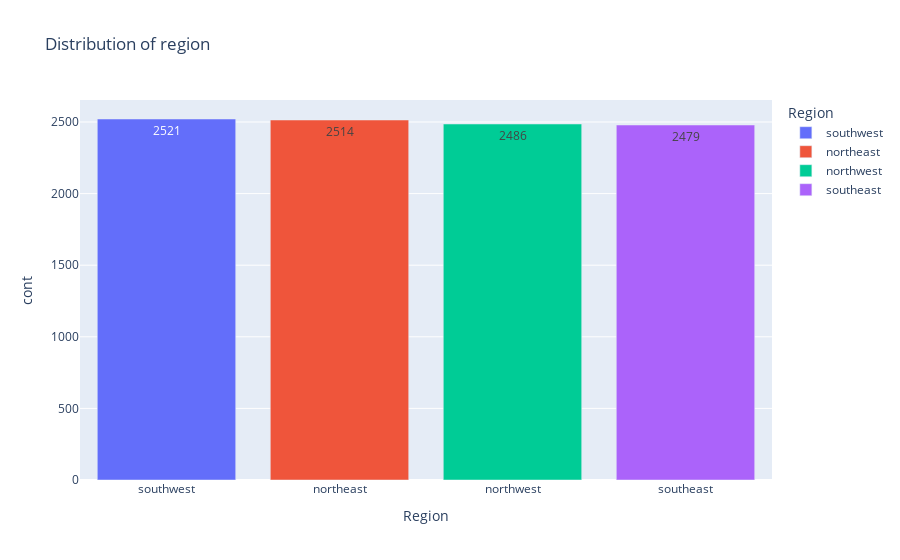

Write notebook code for a chart like this one.
### Code cell
d4=df["Region"].value_counts().reset_index(name='cont')
fx=px.bar(d4,x="Region",y="cont",color="Region",title="Distribution of region")
fx.update_traces(texttemplate='%{y}',textposition="inside")
fx.show()

### Figure 1 — Plotly figure (JSON) as saved in the notebook; plotly's stock layout.template omitted (floating-point values rounded to 4 significant figures)
{"data": [{"alignmentgroup": "True", "hovertemplate": "Region=%{x}<br>cont=%{y}<extra></extra>", "legendgroup": "southwest", "marker": {"color": "#636efa", "pattern": {"shape": ""}}, "name": "southwest", "offsetgroup": "southwest", "orientation": "v", "showlegend": true, "textposition": "inside", "texttemplate": "%{y}", "type": "bar", "x": ["southwest"], "xaxis": "x", "y": [2521], "yaxis": "y"}, {"alignmentgroup": "True", "hovertemplate": "Region=%{x}<br>cont=%{y}<extra></extra>", "legendgroup": "northeast", "marker": {"color": "#EF553B", "pattern": {"shape": ""}}, "name": "northeast", "offsetgroup": "northeast", "orientation": "v", "showlegend": true, "textposition": "inside", "texttemplate": "%{y}", "type": "bar", "x": ["northeast"], "xaxis": "x", "y": [2514], "yaxis": "y"}, {"alignmentgroup": "True", "hovertemplate": "Region=%{x}<br>cont=%{y}<extra></extra>", "legendgroup": "northwest", "marker": {"color": "#00cc96", "pattern": {"shape": ""}}, "name": "northwest", "offsetgroup": "northwest", "orientation": "v", "showlegend": true, "textposition": "inside", "texttemplate": "%{y}", "type": "bar", "x": ["northwest"], "xaxis": "x", "y": [2486], "yaxis": "y"}, {"alignmentgroup": "True", "hovertemplate": "Region=%{x}<br>cont=%{y}<extra></extra>", "legendgroup": "southeast", "marker": {"color": "#ab63fa", "pattern": {"shape": ""}}, "name": "southeast", "offsetgroup": "southeast", "orientation": "v", "showlegend": true, "textposition": "inside", "texttemplate": "%{y}", "type": "bar", "x": ["southeast"], "xaxis": "x", "y": [2479], "yaxis": "y"}], "layout": {"barmode": "relative", "legend": {"title": {"text": "Region"}, "tracegroupgap": 0}, "title": {"text": "Distribution of region"}, "xaxis": {"anchor": "y", "categoryarray": ["southwest", "northeast", "northwest", "southeast"], "categoryorder": "array", "domain": [0, 1], "title": {"text": "Region"}}, "yaxis": {"anchor": "x", "domain": [0, 1], "title": {"text": "cont"}}}}
